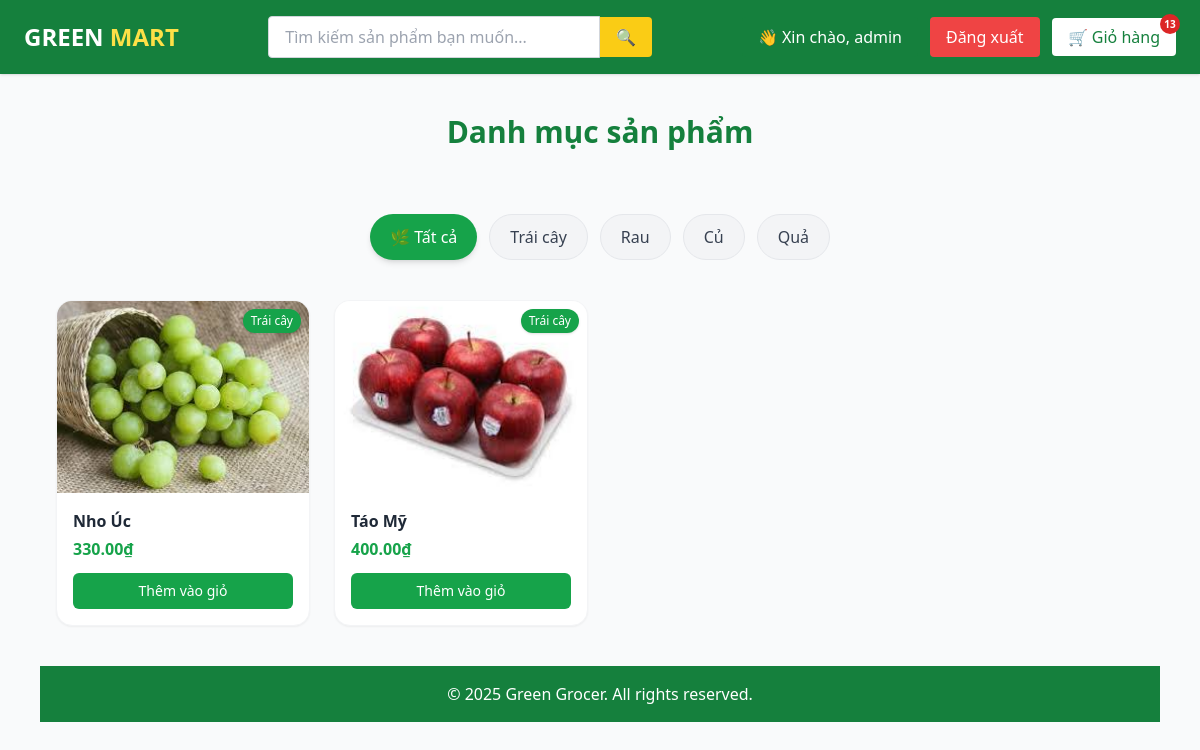
/productPage/ (signed in), run on an earlier commit of the app's database.
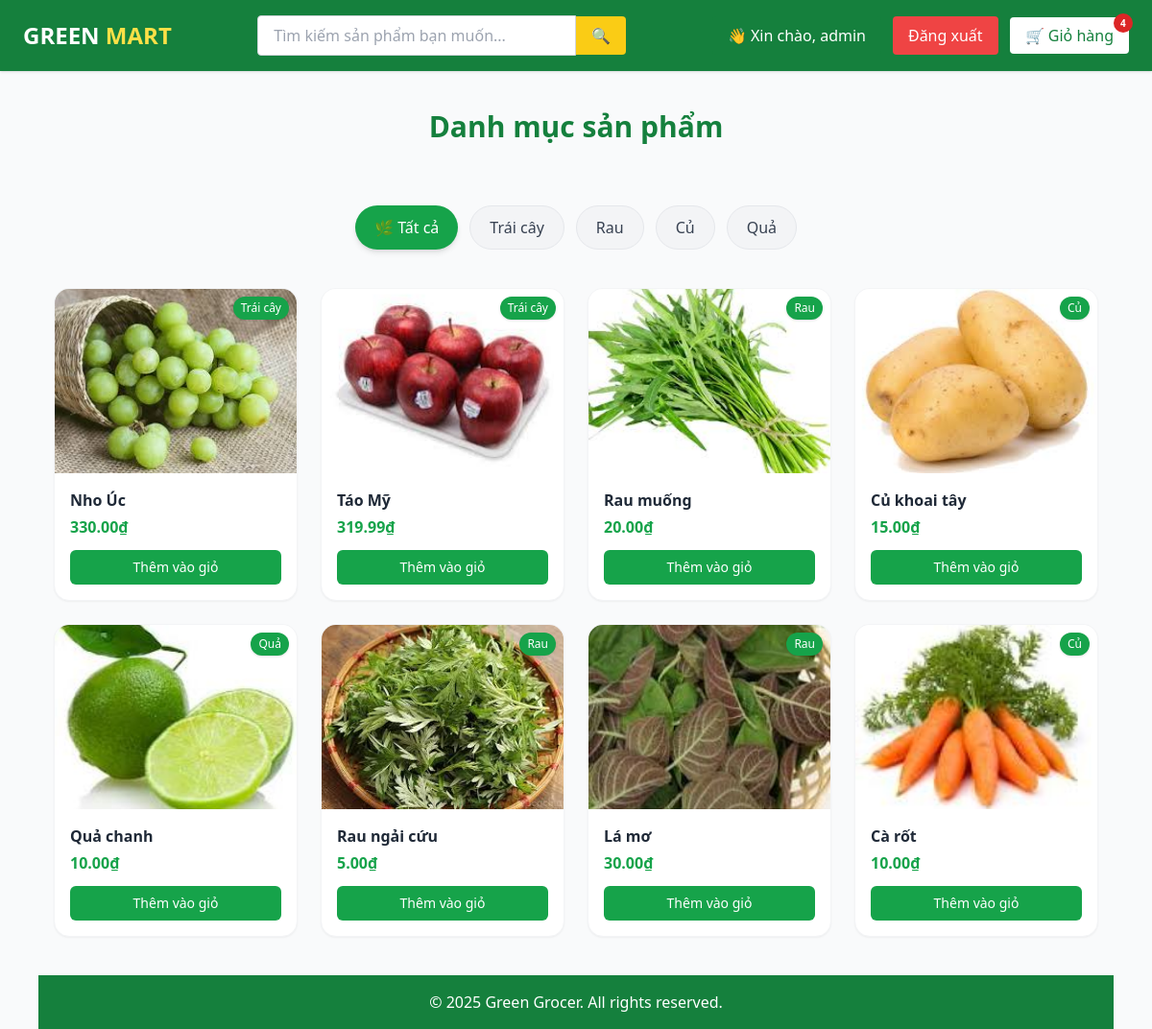
And on a later commit of the database.
### app/models.py (models this page shows, shortened)
class Category(models.Model):
    name = models.CharField(max_length=100, unique=True)   # Rau, Củ, Quả, Trái Cây, Nấm, ...
    slug = models.SlugField(max_length=100, blank=True)

class Product(models.Model):
    UNIT_CHOICES = [
        ("kg", "Kilogram"),
        ("gr", "Gram"),
        ("bó", "Bó"),
        ("túi", "Túi"),
        ("quả", "Quả"),
    ]
    STATUS_CHOICES = [
        ("available", "Còn hàng"),
        ("out_of_stock", "Hết hàng"),
        ("hidden", "Ẩn"),
    ]
    name = models.CharField(max_length=200)
    slug = models.SlugField(max_length=200, unique=True, blank = True)
    category = models.ForeignKey(Category, on_delete=models.CASCADE, related_name="products")
    description = models.TextField(blank=True, null=True)
    price = models.DecimalField(max_digits=10, decimal_places=2)
    unit = models.CharField(max_length=20, choices=UNIT_CHOICES, default="kg")
    stock = models.PositiveIntegerField(default=0)  # số lượng tồn kho
    status = models.CharField(max_length=20, choices=STATUS_CHOICES, default="available")
    origin = models.CharField(max_length=100, choices=Origin.choices, default=Origin.VIETNAM, blank=True, null=True)   # Việt Nam, Úc, Mỹ...
    image = models.ImageField(upload_to="products/", blank=True, null=True)
    is_featured = models.BooleanField(default=False)   # Sản phẩm nổi bật
    created_at = models.DateTimeField(auto_now_add=True)
    updated_at = models.DateTimeField(auto_now=True)
    user = models.ForeignKey(User, on_delete=models.CASCADE, blank= True, null=True)

### app/views.py (the view)
# urls.py: path("productPage/", views.productPage, name="productPage"),
def productPage(request):
    categories = Category.objects.all()
    products = Product.objects.filter(
    status="available"
)
    if request.user.is_authenticated:
        order, created = Order.objects.get_or_create(customer=request.user, complete=False)
    else:
        if not request.session.session_key:
            request.session.create()
        session_key = request.session.session_key
        order, created = Order.objects.get_or_create(transaction_id=session_key, complete=False)
    cartItems = order.get_cart_items if order else 0
    return render(request, "productPage.html",{"categories":categories, "products":products,"items":cartItems})

### app/models.py (called while the page is built)
    @property
    def get_cart_items(self):
        orderitems = self.orderitem_set.all()
        total = sum([item.quantity for item in orderitems])
        return total

### app/templates/productPage.html (shortened to what this page needs)
<!DOCTYPE html>
<html lang="vi">
<head>
  <script src="https://cdn.tailwindcss.com"></script>
</head>
<body class="bg-gray-50 text-gray-800">
  <nav class="bg-green-700 text-white px-6 py-4 flex justify-between items-center left-0 w-full shadow z-50">
  <a href="{% url 'home' %}" class="text-2xl font-bold">
    GREEN <span class="text-yellow-300">MART</span>
  </a>
  <form action="{% url 'search' %}" method="get" class="hidden md:flex items-center mx-6 w-1/3">
    <input
      type="text"
      name="q"
      placeholder="Tìm kiếm sản phẩm bạn muốn..."
      class="w-full px-4 py-2 rounded-l border border-gray-300 text-black focus:outline-none"
    >
    <button type="submit" class="bg-yellow-400 text-black px-4 py-2 rounded-r hover:bg-yellow-300">
      🔍
    </button>
  </form>
  <div class="flex items-center gap-3">
  {% if request.user.is_authenticated %}
    <div class="bg-green-700 text-white px-4 py-2 rounded">
      👋 Xin chào, {{ request.user.username }}
    </div>
    <a href="{% url 'logout' %}"
       class="bg-red-500 text-white px-4 py-2 rounded hover:bg-red-400">
      Đăng xuất
    </a>
  {% else %}
    <a href="{% url 'loginn' %}"
       class="bg-yellow-400 text-black px-4 py-2 rounded hover:bg-yellow-300">
      Đăng nhập
    </a>
  {% endif %}
  <div class="relative">
    <a href="{% url 'cart' %}"
       class="bg-white text-green-700 px-4 py-2 rounded hover:bg-gray-100 relative">
      🛒 Giỏ hàng
      {% if items > 0 %}
        <span class="absolute -top-1 -right-1 bg-red-600 text-white
                     text-[10px] font-bold w-5 h-5 flex items-center
                     justify-center rounded-full">
          {{ items }}
        </span>
      {% endif %}
    </a>
  </div>
</div>
</nav>
  <section class="max-w-6xl mx-auto mt-10 px-4">
    <h2 class="text-3xl font-bold text-green-700 text-center mb-6">Danh mục sản phẩm</h2>
  <div class="max-w-7xl mx-auto py-10 px-4">
  <div class="flex flex-wrap justify-center gap-3 mb-10">
    <button class="category-btn bg-green-600 text-white px-5 py-2.5 rounded-full font-medium shadow-md hover:bg-green-700 transition" data-category="all">
      🌿 Tất cả
    </button>
    {% for cat in categories %}
    <button class="category-btn bg-gray-100 text-gray-700 hover:bg-green-100 hover:text-green-700 px-5 py-2.5 rounded-full font-medium border border-gray-200 transition" data-category="{{ cat.slug }}">
      {{ cat.name }}
    </button>
    {% endfor %}
  </div>
  <div id="product-list" class="grid grid-cols-2 md:grid-cols-3 lg:grid-cols-4 gap-6">
    {% for product in products %}
    <div class="product-card group bg-white rounded-2xl shadow-sm hover:shadow-lg transition-all duration-300 overflow-hidden border border-gray-100" data-category="{{ product.category.slug }}">
      <a href="{% url 'detail' product.slug%}">
      <div class="relative">
        <img src="{{ product.image.url }}" class="w-full h-48 object-cover transition-transform duration-500 group-hover:scale-105">
        <span class="absolute top-2 right-2 bg-green-600 text-white text-xs px-2 py-1 rounded-full shadow">
          {{ product.category.name }}
        </span>
      </div>
      <div class="p-4">
        <h2 class="text-gray-800 font-semibold text-base group-hover:text-green-700 transition">{{ product.name }}</h2>
        <p class="text-green-600 font-bold mt-1">{{ product.price }}₫</p></a>
        <form method="post" action="{% url 'add_to_cart' product.slug %}">
          <button class="mt-3 w-full bg-green-600 hover:bg-green-700 text-white text-sm font-medium py-2 rounded-md transition">
            Thêm vào giỏ
          </button>
        </form>
      </div>
    </div>
    {% endfor %}
<footer class="bg-green-700 text-white text-center p-4" >
    © 2025 Green Grocer. All rights reserved.
  </footer>
</body>
</html>

What changed in the data, as far as the page shows it:
changed Product "Táo Mỹ": price "400.00" → "319.99"
added Product: image (picture), category.name "Rau", name "Rau muống", price "20.00"
added Product: image (picture), category.name "Củ", name "Củ khoai tây", price "15.00"
added Product: image (picture), category.name "Quả", name "Quả chanh", price "10.00"
added Product: image (picture), category.name "Rau", name "Rau ngải cứu", price "5.00"
added Product: image (picture), category.name "Rau", name "Lá mơ", price "30.00"
added Product: image (picture), category.name "Củ", name "Cà rốt", price "10.00"
Also different on the page:
{{ items }}: "13" → "4"
